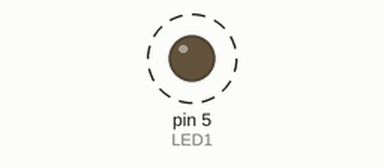
Simulated run of this sketch. Board: Arduino Uno, built with avr-gcc and run on an emulated ATmega328P. On the bench: output pins drawn as LEDs (lit = HIGH). Dashed ring = blinking. What the sketch prints to the serial monitor is not drawn.

Above: at 0.2 s.
Timing chart, 0 to 3.0 s (numbered marks = the images above):
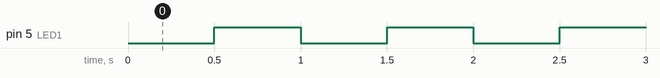

The sketch:

Harjoitus_2.ino
```cpp
#define LED1 5
#define LEDON LOW
#define LEDOFF HIGH

void setup() {

pinMode (LED1,OUTPUT);
Serial.begin(9600);
}
int viive = 500;
void loop() {
  digitalWrite (LED1,LEDON);
  Serial.println("ledi päällä");
  delay(viive);

  digitalWrite (LED1,LEDOFF);
  Serial.println("ledi poispäältä");
  delay(viive);
}
```

Measured:
- by itself, pin 5 (LED1): alternates HIGH for 0.50 s and LOW for 0.50 s
